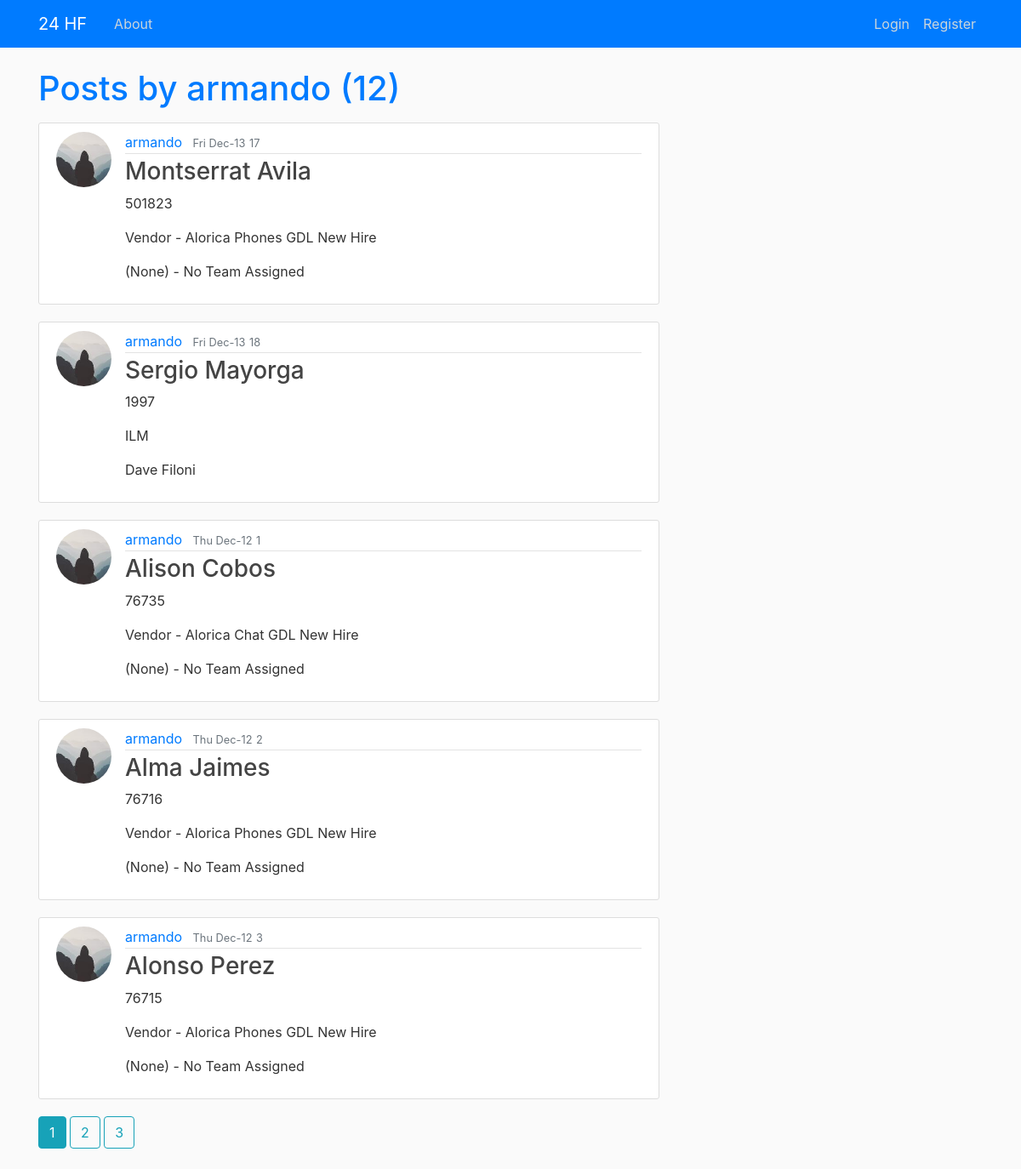
The app's page /user/armando with its own data.
### flaskblog/models.py (models this page shows, shortened)
class User(db.Model, UserMixin):
    id = db.Column(db.Integer, primary_key=True)
    username = db.Column(db.String(20), unique=True, nullable=False)
    email = db.Column(db.String(120), unique=True, nullable=False)
    image_file = db.Column(db.String(20), nullable=False, default='default.jpg')
    password = db.Column(db.String(60), nullable=False)
    posts = db.relationship('Post', backref='username', lazy=True)

class Post(db.Model):
    id = db.Column(db.Integer, primary_key=True)
    date_posted = db.Column(db.DateTime, nullable=False, default=datetime.now)
    pin = db.Column(db.Integer, nullable=False)
    associate = db.Column(db.Text, nullable=False)
    dept = db.Column(db.Text, nullable=False)
    team_mgr = db.Column(db.Text, nullable=False)
    ops_mgr = db.Column(db.Text, nullable=False)
    surv_trigg = db.Column(db.Integer, nullable=False)
    surv_deliv = db.Column(db.Integer, nullable=False)
    del_rate = db.Column(db.Float, nullable=False)
    resp_cnt = db.Column(db.Integer, nullable=False)
    popo = db.Column(db.Text, nullable=True, default="")
    resp_rate = db.Column(db.Float, nullable=False)
    avg_rating = db.Column(db.Float, nullable=False)
    five_stars = db.Column(db.Float, nullable=False)
    four_stars = db.Column(db.Float, nullable=False)
    three_stars = db.Column(db.Float, nullable=False)
    two_stars = db.Column(db.Float, nullable=False)
    one_stars = db.Column(db.Float, nullable=False)
    five_star = db.Column(db.Integer, nullable=False)
    four_star = db.Column(db.Integer, nullable=False)
    three_star = db.Column(db.Integer, nullable=False)
    two_star = db.Column(db.Integer, nullable=False)
    one_star = db.Column(db.Integer, nullable=False)
    team_lead = db.Column(db.Text, nullable=True, default="")
    chan = db.Column(db.Text, nullable=False)
    user_id = db.Column(db.Integer, db.ForeignKey('user.id'), nullable=False)

### flaskblog/users/routes.py (the view)
@users.route("/user/<string:username>")
def user_posts(username):
    page = request.args.get('page', 1, type=int)
    user = User.query.filter_by(username=username).first_or_404()
    posts = Post.query.filter_by(username=user)\
        .order_by(Post.date_posted.desc())\
        .paginate(page=page, per_page=5)
    return render_template('user_posts.html', posts=posts, user=user)

### flaskblog/templates/user_posts.html
{% extends "layout.html" %}
{% block content %}
    <h1 class="mb-3">Posts by {{ user.username }} ({{ posts.total }})</h1>
    {% for post in posts.items %}
        <article class="media content-section">
          <img class="rounded-circle article-img" src="{{ url_for('static', filename='profile_pics/' + post.username.image_file) }}">
          <div class="media-body">
            <div class="article-metadata">
              <a class="mr-2" href="{{ url_for('users.user_posts', username=post.username.username) }}">{{ post.username.username }}</a>
              <small class="text-muted">{{ post.date_posted.strftime('%a %b-%d') }}</small>
              <small class="text-muted" href="#">{{ post.id }}</small>
            </div>
            <h3><a class="article-title" href="{{ url_for('posts.post', post_id=post.id) }}">{{ post.associate }}</a></h3>
            <p class="article-content">{{ post.pin }}</p>
            <p class="article-content">{{ post.dept }}</p>
            <p class="article-content">{{ post.team_mgr }}</p>
          </div>
        </article>
    {% endfor %}
    {% for page_num in posts.iter_pages(left_edge=1, right_edge=1, left_current=1, right_current=2) %}
      {% if page_num %}
        {% if posts.page == page_num %}
          <a class="btn btn-info mb-4" href="{{ url_for('users.user_posts', username=user.username, page=page_num) }}">{{ page_num }}</a>
        {% else %}
          <a class="btn btn-outline-info mb-4" href="{{ url_for('users.user_posts', username=user.username, page=page_num) }}">{{ page_num }}</a>
        {% endif %}
      {% else %}
        ...
      {% endif %}
    {% endfor %}
{% endblock content %}

### flaskblog/static/main.css (style rules this page uses)
:root { --blue: #007bff; --indigo: #6610f2; --purple: #6f42c1; --pink: #e83e8c; --red: #dc3545; --orange: #fd7e14; --yellow: #ffc107; --green: #28a745; --teal: #20c997; --cyan: #17a2b8; --white: #fff; --gray: #6c757d; --gray-dark: #343a40; --primary: #007bff; --secondary: #6c757d; --success: #28a745; --info: #17a2b8; --warning: #ffc107; --danger: #dc3545; --light: #f8f9fa; --dark: #343a40; --breakpoint-xs: 0; --breakpoint-sm: 576px; --breakpoint-md: 768px; --breakpoint-lg: 992px; --breakpoint-xl: 1200px; --font-family-sans-serif: -apple-system, BlinkMacSystemFont, "Segoe UI", Roboto, "Helvetica Neue", Arial, "Noto Sans", sans-serif, "Apple Color Emoji", "Segoe UI Emoji", "Segoe UI Symbol", "Noto Color Emoji"; --font-family-monospace: SFMono-Regular, Menlo, Monaco, Consolas, "Liberation Mono", "Courier New", monospace; }
*, *::before, *::after { box-sizing: border-box; }
body { background: #fafafa; color: #333333; margin-top: 5rem; }
h1 { color: #007bff; }
h3 { color: #e83e8c; }
.content-section { background: #ffffff; padding: 10px 20px; border: 1px solid #dddddd; border-radius: 3px; margin-bottom: 20px; }
.article-title { color: #444444; }
.article-content { white-space: pre-line; }
.article-img { height: 65px; width: 65px; margin-right: 16px; }
.article-metadata { padding-bottom: 1px; margin-bottom: 4px; border-bottom: 1px solid #e3e3e3 }

### records on screen
User: username "armando"
Post: image_file (placeholder picture), username.username "armando", date_posted "Fri Dec-13", id "17", associate "Montserrat Avila", pin "501823", dept "Vendor - Alorica Phones GDL New Hire", team_mgr "(None) - No Team Assigned"
Post: image_file (placeholder picture), username.username "armando", date_posted "Fri Dec-13", id "18", associate "Sergio Mayorga", pin "1997", dept "ILM", team_mgr "Dave Filoni"
Post: image_file (placeholder picture), username.username "armando", date_posted "Thu Dec-12", id "1", associate "Alison Cobos", pin "76735", dept "Vendor - Alorica Chat GDL New Hire", team_mgr "(None) - No Team Assigned"
Post: image_file (placeholder picture), username.username "armando", date_posted "Thu Dec-12", id "2", associate "Alma Jaimes", pin "76716", dept "Vendor - Alorica Phones GDL New Hire", team_mgr "(None) - No Team Assigned"
Post: image_file (placeholder picture), username.username "armando", date_posted "Thu Dec-12", id "3", associate "Alonso Perez", pin "76715", dept "Vendor - Alorica Phones GDL New Hire", team_mgr "(None) - No Team Assigned"

### other values on screen
{{ posts.total }} "12"
{{ page_num }} "1"
{{ page_num }} "2" "3"
